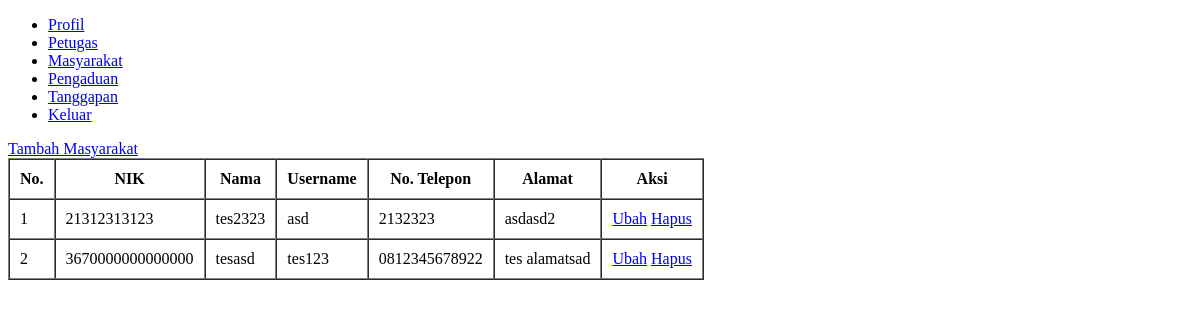
The page /petugas/show_masyarakat.php (signed in) on the database as committed earlier.
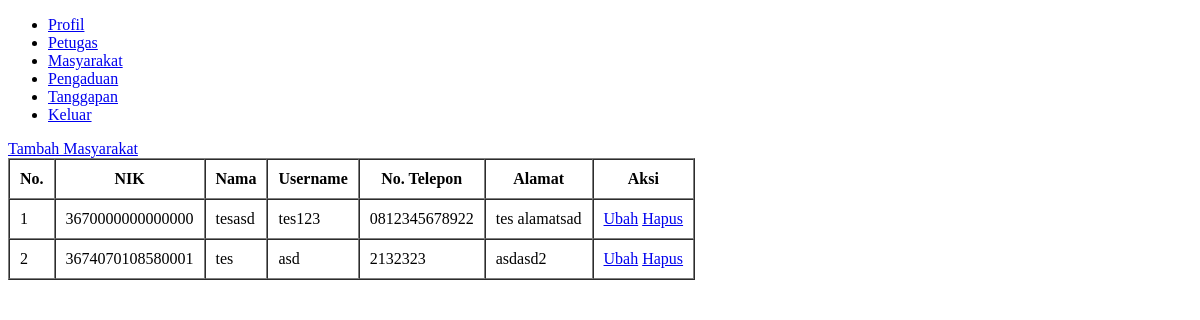
The same page on the database as committed later.
### tables this page shows
CREATE TABLE `masyarakat` (
  `nik` varchar(16) NOT NULL,
  `nama` varchar(35) NOT NULL,
  `username` varchar(25) NOT NULL,
  `password` varchar(255) NOT NULL,
  `telp` varchar(15) NOT NULL,
  `alamat` text NOT NULL
);

### petugas/show_masyarakat.php (the view, shortened to what this page needs)
<?php
	require '../koneksi.php';
	$masyarakat = mysqli_query($koneksi, "SELECT * FROM masyarakat");
?>
<!DOCTYPE html>
<html lang="en">
<head>
</head>
<body>
	<?php include 'sidebar.php'; ?>
	<?php if ($_SESSION['level'] == 'admin'): ?>
		<a href="insert_masyarakat.php">Tambah Masyarakat</a>
	<?php endif ?>
	<table border="1" cellpadding="10" cellspacing="0">
		<thead>
			<tr>
				<th>No.</th>
				<th>NIK</th>
				<th>Nama</th>
				<th>Username</th>
				<th>No. Telepon</th>
				<th>Alamat</th>
				<?php if ($_SESSION['level'] == 'admin'): ?>
					<th>Aksi</th>
				<?php endif ?>
			</tr>
		</thead>
		<tbody>
			<?php $i = 1; ?>
			<?php foreach ($masyarakat as $dataMasyarakat): ?>
				<tr>
					<td><?= $i++; ?></td>
					<td><?= $dataMasyarakat['nik']; ?></td>
					<td><?= $dataMasyarakat['nama']; ?></td>
					<td><?= $dataMasyarakat['username']; ?></td>
					<td><?= $dataMasyarakat['telp']; ?></td>
					<td><?= $dataMasyarakat['alamat']; ?></td>
					<?php if ($_SESSION['level'] == 'admin'): ?>
						<td>
							<a href="update_masyarakat.php?nik=<?= $dataMasyarakat['nik']; ?>">Ubah</a>
							<a onclick="return confirm('Apakah anda yakin menghapus data masyarakat dengan NIK <?= $dataMasyarakat['nik']; ?>?')" href="delete_masyarakat.php?nik=<?= $dataMasyarakat['nik']; ?>">Hapus</a>
						</td>
					<?php endif ?>
				</tr>
			<?php endforeach ?>
		</tbody>
	</table>
</body>
</html>

Rows that differ between the two databases and show on the page:
removed masyarakat: nik "21312313123", nama "tes2323", username "asd", telp "2132323", alamat "asdasd2"
added masyarakat: nik "3674070108580001", nama "tes", username "asd", telp "2132323", alamat "asdasd2"
